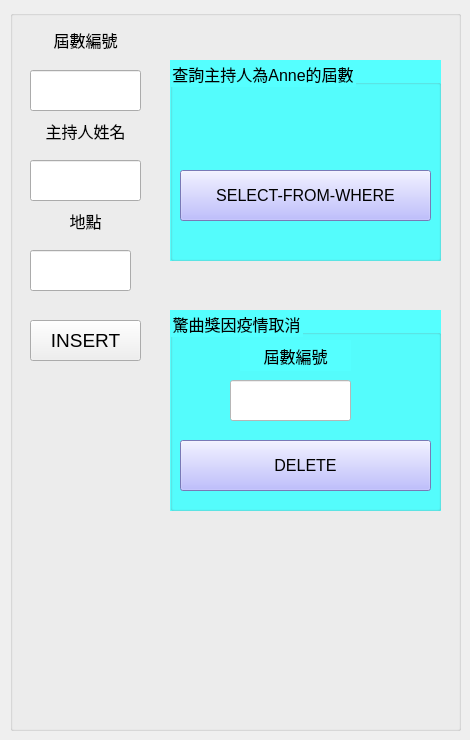
    <widget class="QWidget" name="tab_6">
     <attribute name="title">
      <string>驚曲獎</string>
     </attribute>
     <widget class="QGroupBox" name="groupBox_4">
      <property name="geometry">
       <rect>
        <x>10</x>
        <y>10</y>
        <width>451</width>
        <height>721</height>
       </rect>
      </property>
      <property name="font">
       <font>
        <family>Arial</family>
        <pointsize>14</pointsize>
       </font>
      </property>
      <property name="title">
       <string/>
      </property>
      <widget class="QLabel" name="label_22">
       <property name="geometry">
        <rect>
         <x>20</x>
         <y>14</y>
         <width>111</width>
         <height>31</height>
        </rect>
       </property>
       <property name="font">
        <font>
         <family>Arial</family>
         <pointsize>12</pointsize>
        </font>
       </property>
       <property name="text">
        <string>屆數編號</string>
       </property>
       <property name="alignment">
        <set>Qt::AlignCenter</set>
       </property>
      </widget>
      <widget class="QLabel" name="label_23">
       <property name="geometry">
        <rect>
         <x>20</x>
         <y>110</y>
         <width>111</width>
         <height>21</height>
        </rect>
       </property>
       <property name="font">
        <font>
         <family>Arial</family>
         <pointsize>12</pointsize>
        </font>
       </property>
       <property name="text">
        <string>主持人姓名</string>
       </property>
       <property name="alignment">
        <set>Qt::AlignCenter</set>
       </property>
      </widget>
      <widget class="QLabel" name="label_24">
       <property name="geometry">
        <rect>
         <x>20</x>
         <y>200</y>
         <width>111</width>
         <height>21</height>
        </rect>
       </property>
       <property name="font">
        <font>
         <family>Arial</family>
         <pointsize>12</pointsize>
        </font>
       </property>
       <property name="text">
        <string>地點</string>
       </property>
       <property name="alignment">
        <set>Qt::AlignCenter</set>
       </property>
      </widget>
      <widget class="QPushButton" name="pushButton_4">
       <property name="geometry">
        <rect>
         <x>20</x>
         <y>310</y>
         <width>111</width>
         <height>41</height>
        </rect>
       </property>
       <property name="text">
        <string>INSERT</string>
       </property>
      </widget>
      <widget class="QGroupBox" name="groupBox_8">
       <property name="geometry">
        <rect>
         <x>160</x>
         <y>50</y>
         <width>271</width>
         <height>201</height>
        </rect>
       </property>
       <property name="font">
        <font>
         <family>Arial</family>
         <pointsize>12</pointsize>
        </font>
       </property>
       <property name="styleSheet">
        <string notr="true">background-color: rgb(85, 255, 255);</string>
       </property>
       <property name="title">
        <string>查詢主持人為Anne的屆數</string>
       </property>
       <widget class="QPushButton" name="pushButton_10">
        <property name="geometry">
         <rect>
          <x>10</x>
          <y>110</y>
          <width>251</width>
          <height>51</height>
         </rect>
        </property>
        <property name="font">
         <font>
          <family>Arial</family>
          <pointsize>12</pointsize>
         </font>
        </property>
        <property name="styleSheet">
         <string notr="true">background-color: rgb(170, 170, 255);</string>
        </property>
        <property name="text">
         <string>SELECT-FROM-WHERE</string>
        </property>
       </widget>
      </widget>
      <widget class="QGroupBox" name="groupBox_9">
       <property name="geometry">
        <rect>
         <x>160</x>
         <y>300</y>
         <width>271</width>
         <height>201</height>
        </rect>
       </property>
       <property name="font">
        <font>
         <family>Arial</family>
         <pointsize>12</pointsize>
        </font>
       </property>
       <property name="styleSheet">
        <string notr="true">background-color: rgb(85, 255, 255);</string>
       </property>
       <property name="title">
        <string>驚曲獎因疫情取消</string>
       </property>
       <widget class="QPushButton" name="pushButton_11">
        <property name="geometry">
         <rect>
          <x>10</x>
          <y>130</y>
          <width>251</width>
          <height>51</height>
         </rect>
        </property>
        <property name="font">
         <font>
          <family>Arial</family>
          <pointsize>12</pointsize>
         </font>
        </property>
        <property name="styleSheet">
         <string notr="true">background-color: rgb(170, 170, 255);</string>
        </property>
        <property name="text">
         <string>DELETE</string>
        </property>
       </widget>
       <widget class="QLabel" name="label_25">
        <property name="geometry">
         <rect>
          <x>70</x>
          <y>30</y>
          <width>111</width>
          <height>31</height>
         </rect>
        </property>
        <property name="font">
         <font>
          <family>Arial</family>
          <pointsize>12</pointsize>
         </font>
        </property>
        <property name="text">
         <string>屆數編號</string>
        </property>
        <property name="alignment">
         <set>Qt::AlignCenter</set>
        </property>
       </widget>
       <widget class="QLineEdit" name="lineEdit_24">
        <property name="geometry">
         <rect>
          <x>60</x>
          <y>70</y>
          <width>121</width>
          <height>41</height>
         </rect>
        </property>
        <property name="styleSheet">
         <string notr="true">background-color: rgb(255, 255, 255);</string>
        </property>
       </widget>
      </widget>
      <widget class="QLineEdit" name="lineEdit_21">
       <property name="geometry">
        <rect>
         <x>20</x>
         <y>60</y>
         <width>111</width>
         <height>41</height>
        </rect>
       </property>
      </widget>
      <widget class="QLineEdit" name="lineEdit_22">
       <property name="geometry">
        <rect>
         <x>20</x>
         <y>150</y>
         <width>111</width>
         <height>41</height>
        </rect>
       </property>
      </widget>
      <widget class="QLineEdit" name="lineEdit_23">
       <property name="geometry">
        <rect>
         <x>20</x>
         <y>240</y>
         <width>101</width>
         <height>41</height>
        </rect>
       </property>
      </widget>
     </widget>
    </widget>
